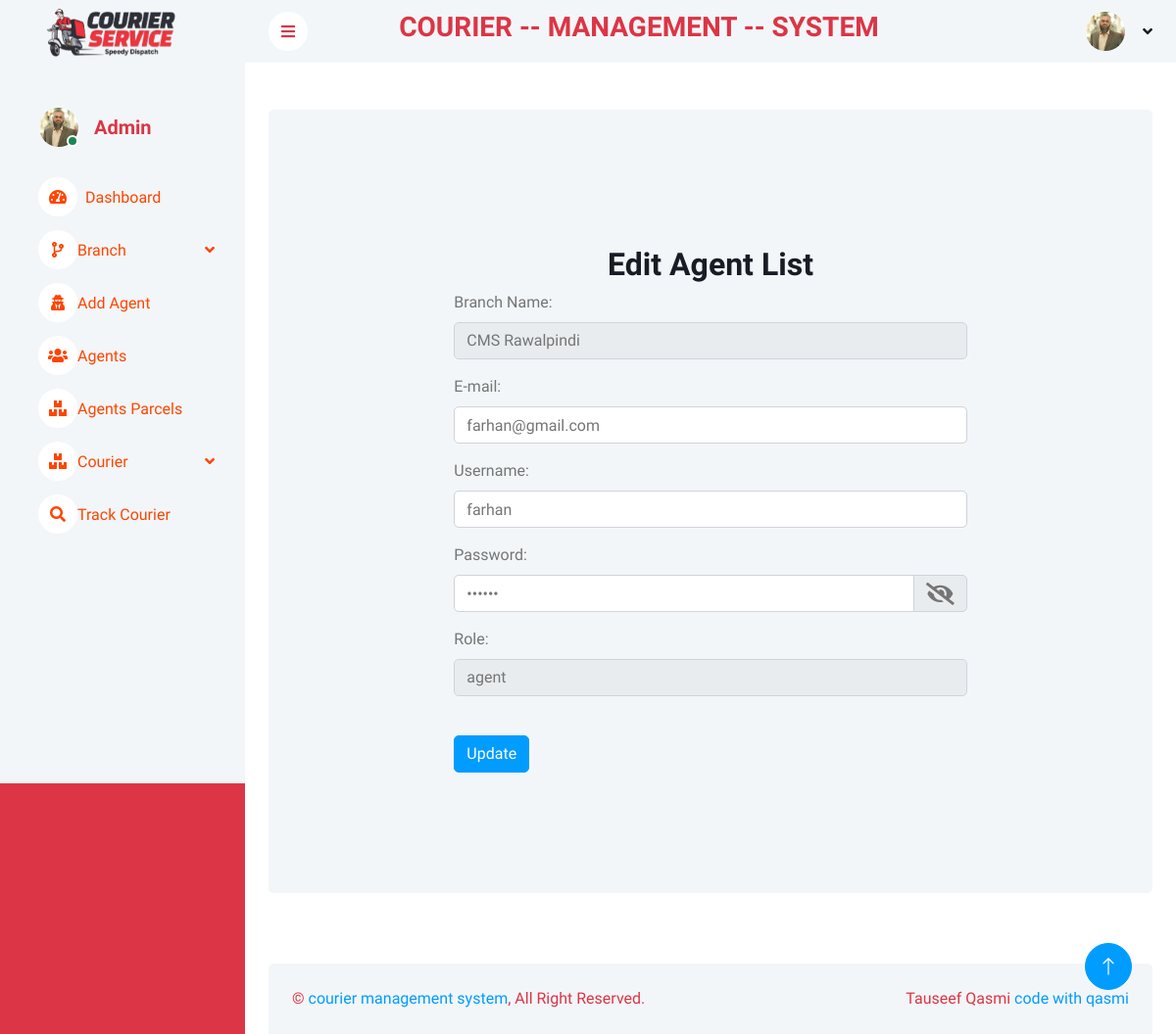
The app's page /editRole.php?id=61 with its own data.
### tables this page shows
CREATE TABLE `users` (
  `id` int(11) NOT NULL,
  `uemail` varchar(30) NOT NULL,
  `uname` varchar(20) NOT NULL,
  `upwd` varchar(10) NOT NULL,
  `role` varchar(20) NOT NULL,
  `branch_name` varchar(50) NOT NULL,
  `branch_city` varchar(20) NOT NULL,
  `added_date` datetime NOT NULL,
  `password_reset_token` varchar(500) NOT NULL
);

### editRole.php (the view, shortened to what this page needs)
<?php
include("connection.php");
include("header.php");
if (isset($_GET['id'])) {
    $id = $_GET['id'];
    $stmt = $conn->prepare("SELECT * FROM users WHERE id = :id");
    $stmt->bindParam(":id", $id);
    $stmt->execute();
    $result = $stmt->fetch(PDO::FETCH_ASSOC);
}
?>
<div class="container">
    <div class="row vh-100 bg-light rounded align-items-center justify-content-center mx-0 m-5">
        <div class="col-md-12">
            <div class="container mt-3">
                <h2 class="text-center">Edit Agent List</h2>
                <form method="post" class="col-lg-8 col-md-8 col-sm-12 mx-auto">
                    <label for="branch_name">Branch Name:</label>
                    <select class="form-control" name="branch_name" required>
                        <?php
                        $stmt = $conn->prepare("SELECT b_name FROM branch");
                        $stmt->execute();
                        $result_branch = $stmt->fetchAll();
                        foreach ($result_branch as $row) {
                            $selected = ($row['b_name'] == $result['branch_name']) ? 'selected' : '';
                            echo '<option value="' . $row['b_name'] . '" ' . $selected . '>' . $row['b_name'] . '</option>';
                        }
                        ?>
                    </select>
                    <div class="form-group mt-3">
                        <label>E-mail:</label>
                        <input class="form-control" type="text" name="uemail" value="<?php echo $result['uemail']; ?>">
                    </div>
                    <div class="form-group">
                        <label>Username:</label>
                        <input class="form-control" type="text" name="uname" value="<?php echo $result['uname']; ?> " required>
                    </div>
                    <div class="form-group">
                        <label for="pwd">Password:</label>
                        <div class="input-group">
                            <input id="pwd" class="form-control" type="password" name="upwd" value="<?php echo $result['upwd']; ?>" required pattern="(?=.*[a-z])(?=.*\d).{6,}" title="Password must contain number and letter, and be at least 6 characters long">
                            <div class="input-group-append">
                                <span class="input-group-text" onclick="togglePassword()">
                                    <i id="pwd-icon" class="fas fa-eye-slash" style="font-size: 23px;"></i>
                                </span>
                            </div>
                        </div>
                    </div>
                    <div class="form-group">
                        <label>Role:</label>
                        <select name="role" class="form-control">
                            <option value="<?php echo $result['role']; ?>" selected><?php echo $result['role']; ?></option>
                        </select><br>
                    </div>
                    <button type="submit" class="btn btn-primary" name="submit" value="Update">Update</button>
                </form>
            </div>
        </div>
    </div>
</div>
<?php
include("footer.php");
?>

### css/style.css (style rules this page uses)
:root { --primary: red; --light: #F3F6F9; --dark: #191C24; }
.btn { transition: .5s; }
.btn.btn-primary { color: #FFFFFF; }

### header.php (style rules this page uses)
body { background-color: red; }

### records on screen
users: uemail "farhan@gmail.com", uname "farhan", role "agent"

### other values on screen
form field branch_name "CMS Rawalpindi"
